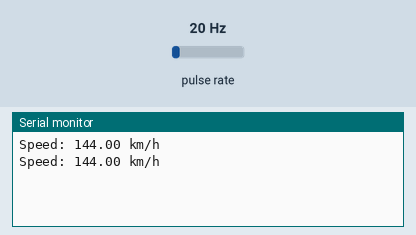
The program below on a simulated Arduino Mega 2560, built with avr-gcc and run on an emulated ATmega2560. Parts: the last lines printed to the serial monitor. Wiring (inferred from the names in the program): pulse sensor: data pin 2. Inputs (shaded band) come from the test bench; at power-on: pulse rate 20 Hz.

Above: at 1.2 s.
1.3 s: pulse rate (sensor on pin 2) set to 4 Hz
At 1.9 s:
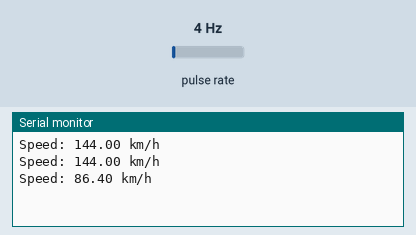
2.8 s: pulse rate (sensor on pin 2) set to 50 Hz
At 2.81 s:
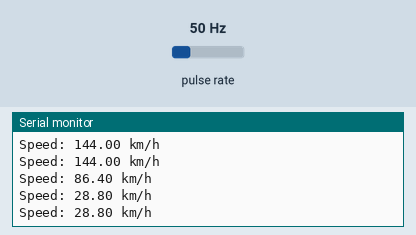
Timing chart, 0 to 5.8 s (numbered marks = the images above; inputs shaded):
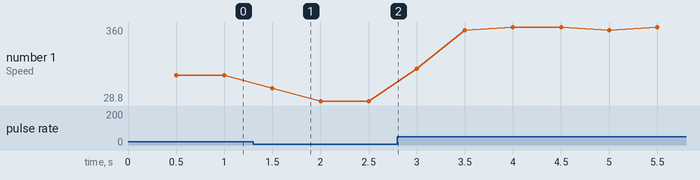

Measured:
- after the input at 1.3 s, the serial monitor: prints a new line after 0.20 s (image 1)
- plotted number 1: 144 → 28.8 after the input at 1.3 s, 28.8 → 345.6 after the input at 2.8 s

The program:

main.cpp
```cpp
#include <Arduino.h>
// int variableValue = 1; // Initialize variable value to 1

// void setup() {
//   Serial.begin(9600); // Start serial communication with Arduino
//   Serial3.begin(9600); // Start serial communication with Serial3 display
// }

// void loop() {
//   // Update variable value
//   variableValue++;
//   if (variableValue > 100) {
//     variableValue = 1; // Reset variable value to 1
//   }

//   // Send variable value to Serial3 display
//   Serial3.print("n0.val=");
//   Serial3.print(variableValue);
//   Serial3.write(0xFF);
//   Serial3.write(0xFF);
//   Serial3.write(0xFF);
//   delay(1000); // Wait for 1 second
//   if (Serial3.available()) {
//     String response = Serial3.readStringUntil('\n');
//     Serial.println(response);
//   }
// }


// int led = 13;//LED pin
// int sensor = 3; //sensor pin
// int val; //numeric variable
// void setup()
// {
//   Serial.begin(9600);
// 	pinMode(led, OUTPUT); //set LED pin as output
// 	pinMode(sensor, INPUT); //set sensor pin as input
//   // Serial.println("Low");
// }
// void loop()
// {
// 	val = digitalRead(sensor); //Read the sensor
// 	if(val == LOW) //when magnetic field is detected, turn led on
// 	{
// 		digitalWrite(led, HIGH);
//     Serial.println(sensor);
// 	}
// 	else
// 	{
// 		digitalWrite(led, LOW);
//     Serial.println(sensor);
// 	}
//   // Serial.println("Low");
//   // delay(100);
// }

// int sensorPin = 2; // KY-003 sensor connected to digital pin 2
// int sensorValue; // variable to store the sensor value

// void setup() {
//   Serial.begin(9600); // start serial communication at 9600 bps
// }

// void loop() {
//   sensorValue = digitalRead(sensorPin); // read the sensor value
//   Serial.println(sensorValue); // print the sensor value to the serial monitor
//   //delay(1000); // wait for 1 second before reading the sensor again
// }

const int sensorPin = 2; // KY-003 sensor connected to digital pin 2
volatile int sensorCount = 0; // variable to count the number of times the sensor is triggered
unsigned long lastTime = 0; // variable to store the last time the sensor was triggered
unsigned long currentTime; // variable to store the current time
unsigned long deltaTime; // variable to store the time difference between the last two sensor triggers
float wheelCircumference = 20.0; // the circumference of the wheel in millimeters
float wheelSpeed; // variable to store the calculated wheel speed in kilometers per hour

void countPulses() {
  sensorCount++; // increment the pulse count when the sensor is triggered
}

void setup() {
  Serial.begin(9600); // start serial communication at 9600 bps
  attachInterrupt(digitalPinToInterrupt(sensorPin), countPulses, RISING); // attach an interrupt to the sensor pin to count pulses on the rising edge
}

void loop() {
  currentTime = millis(); // get the current time
  deltaTime = currentTime - lastTime; // calculate the time difference between the last two sensor triggers
  if (deltaTime >= 500) { // calculate the wheel speed every half second
    wheelSpeed = (wheelCircumference * sensorCount) / (deltaTime / 1000.0); // calculate the wheel speed in meters per second
    wheelSpeed = wheelSpeed * 3.6; // convert to kilometers per hour
    wheelSpeed = wheelSpeed/10;
    Serial.print("Speed: "); // print label to the serial monitor
    Serial.print(wheelSpeed); // print the wheel speed to the serial monitor
    Serial.println(" km/h"); // print the unit to the serial monitor
    lastTime = currentTime; // store the current time as the last time
    sensorCount = 0; // reset the pulse count
  }
}
```
